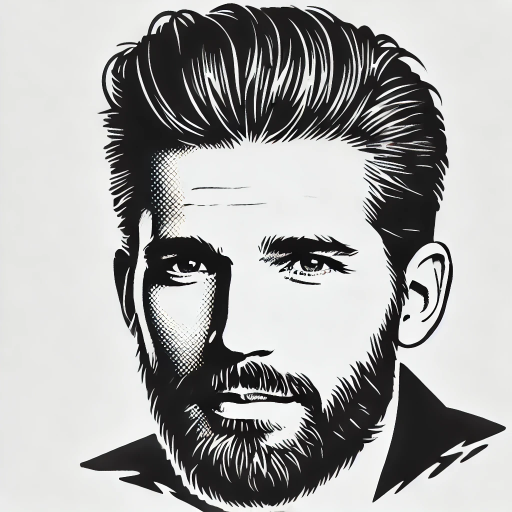
#> input picture images/1.png, 1024 x 1024 px (shown at 1/2 size)
$ python main.py
#> lines starting #> are read from the running program, lines starting #| are printed output that depends on the picture; after the words box and inside, x2 and y2 are one past the last pixel; in counts of white or black regions, pixels touching at a corner belong together
import turtle
import cv2
import numpy as np

# Prompt user to input image filename
image_path = input("Enter the image file name (with extension, e.g., image.png): ")
#> the answer given: images/1.png

# Load the image
image = cv2.imread(image_path, cv2.IMREAD_GRAYSCALE)
#> image: shape (1024, 1024); min 0, max 255, mean 166.8
image = cv2.resize(image, (500, 500))  # Resize for better clarity
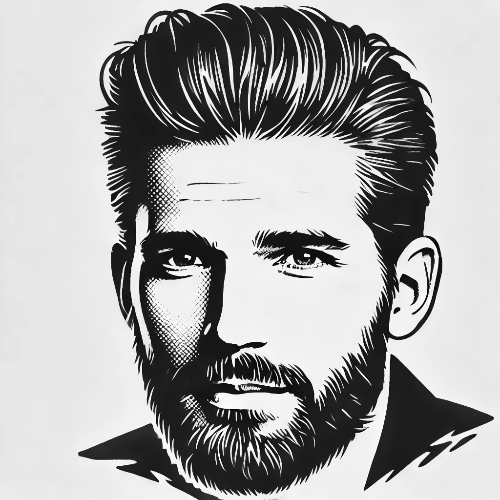
#> image: shape (500, 500); min 0, max 255, mean 166.8

# Apply Adaptive Threshold to keep black regions
image = cv2.adaptiveThreshold(image, 255, cv2.ADAPTIVE_THRESH_GAUSSIAN_C, cv2.THRESH_BINARY_INV, 11, 5)
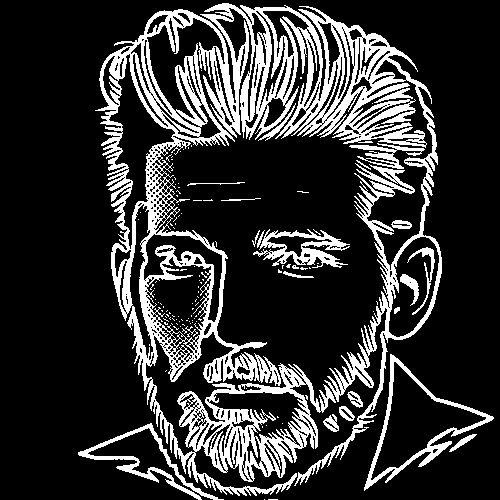
#> image: shape (500, 500); 20% white; 130 white regions (107 under 20 px)

# Find contours of black regions
contours, _ = cv2.findContours(image, cv2.RETR_TREE, cv2.CHAIN_APPROX_SIMPLE)
#> contours = 688 contours, 520 with area under 20; largest, box (x1, y1, x2, y2) and area: (95, 3, 442, 496) 63015, (364, 354, 494, 491) 6382, (370, 361, 487, 481) 4881, (108, 53, 176, 250) 3924, (388, 236, 440, 338) 3481

# Set up Turtle
#> (the run stopped early here; a loop or call above may not have finished)

$ run again, on images/tony_stark.png
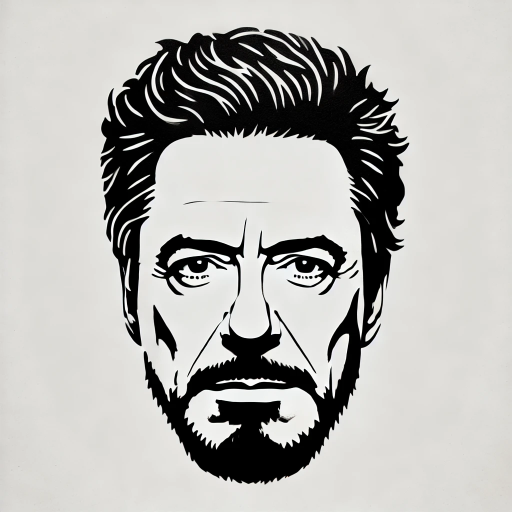
#> input picture images/tony_stark.png, 1024 x 1024 px (shown at 1/2 size)
#> `image = cv2.resize(image, (500, 500))`:
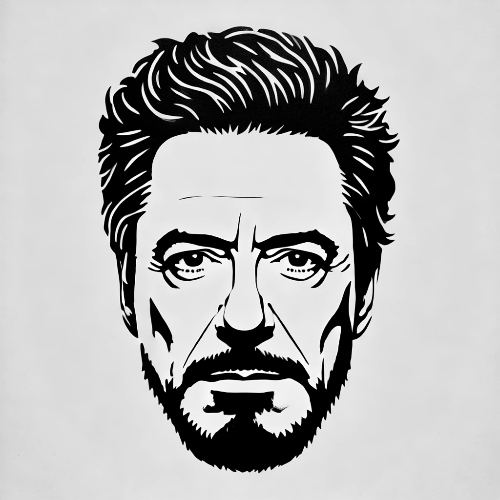
#> image: shape (500, 500); min 0, max 255, mean 179.1
#> `image = cv2.adaptiveThreshold(image, 255, cv2.ADAPTIVE_THRESH_GAUSSIAN..`:
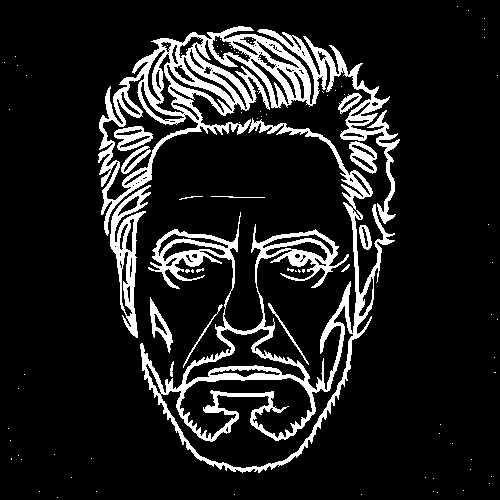
#> image: shape (500, 500); 12.5% white; 96 white regions (80 under 20 px)
#> contours = 220 contours, 146 with area under 20; largest, box (x1, y1, x2, y2) and area: (140, 118, 395, 473) 24830, (98, 26, 400, 236) 19248, (160, 305, 354, 469) 5802, (179, 377, 313, 440) 4444, (102, 73, 199, 201) 3562
